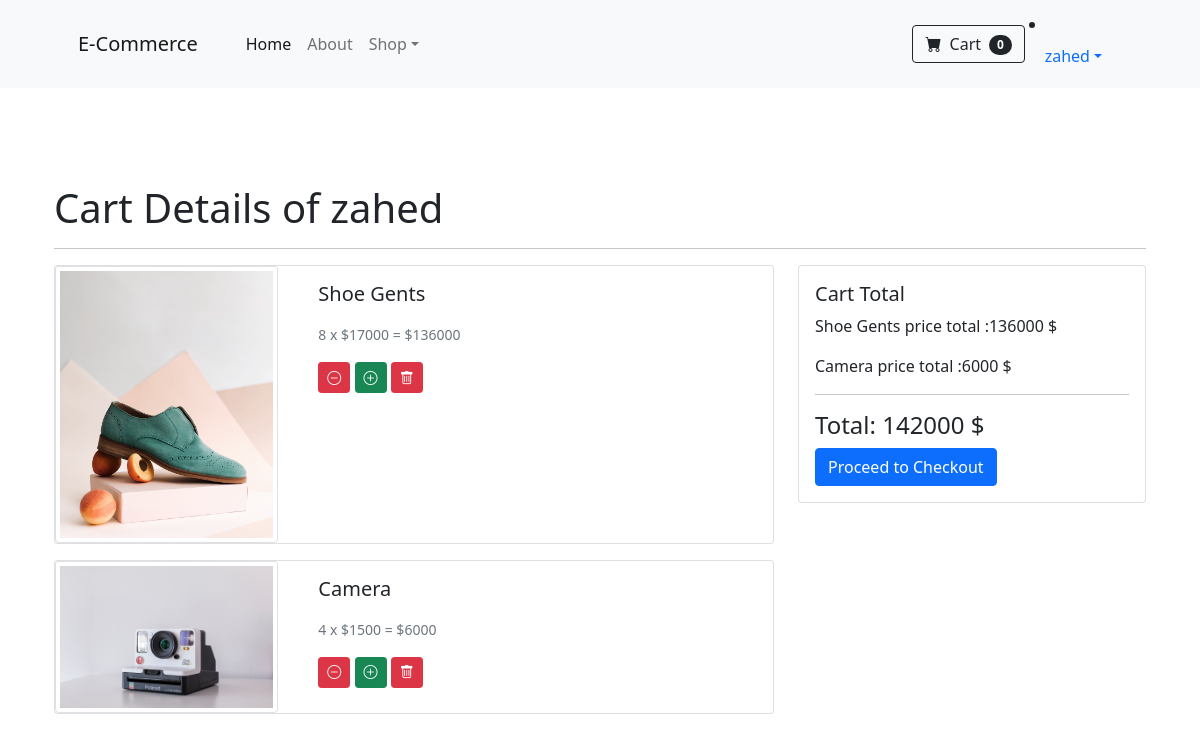
The app's page /cart/ (signed in) with its own data.
### cart/models.py (models this page shows, shortened)
class CartItem(models.Model):
    product = models.ForeignKey(Product, on_delete=models.CASCADE)
    quantity = models.IntegerField(default=1)
    def total_price(self):
        return self.product.price * self.quantity

### back/models.py (models this page shows, shortened)
class Product(models.Model):
    name = models.CharField(max_length=100)
    stock = models.IntegerField()
    price = models.IntegerField()
    color = models.CharField(max_length=100)
    image = models.ImageField(upload_to='images/product')

### cart/views.py (the view)
# urls.py: path('cart/', cart, name='cart'),
def cart(request):
    if request.user.is_authenticated:
        title = 'Cart | Details'
        try:
            cart = Cart.objects.get(user=request.user)
        except Cart.DoesNotExist:
            cart = Cart.objects.create(user=request.user)
        items = cart.items.all()
        user = request.user
        total = cart.total_price()
        return render(request, 'cart/cart.html', {'title': title, 'items': items, 'user': user, 'total': total})
    else:
        return redirect(reverse('user_login'))

### cart/models.py (called while the page is built)
    def total_price(self):
        total = 0
        for item in self.items.all():
            total += item.total_price()
        return total

### templates/cart/cart.html (shortened to what this page needs)
{% extends 'front/base.html' %}
{% load mathfilters  %}
{% block front-main %}
<div class="container">
    <div class="row">
      <div class="col-12">
        <h1>Cart Details of {{ user }}</h1>
        <hr>
      </div>
    </div>
    <div class="row">
      <div class="col-md-8">
        {% for item in items %}
        <div class="card mb-3">
          <div class="row no-gutters">
            <div class="col-md-4">
              <img src="{{ item.product.image.url }}" class="card-img-top img-thumbnail h-100" alt="{{ item.product.name }}" >
            </div>
            <div class="col-md-8">
              <div class="card-body">
                <h5 class="card-title">{{ item.product.name }}</h5>
                <p class="card-text"><small class="text-muted">{{ item.quantity }} x ${{ item.product.price }} = ${{ item.product.price|mul:item.quantity }}</small></p>
                <a type="submit" href="{% url 'decrease_quantity' item.product.id %}" class="btn btn-danger btn-sm"><i class="bi bi-dash-circle"></i></a>
                <a type="submit" href="{% url 'increase_quantity' item.product.id %}" class="btn btn-success btn-sm"><i class="bi bi-plus-circle"></i></a>
                <a href="{% url 'remove_from_cart' item.product.id %}"class="btn btn-danger btn-sm"><i class="bi bi-trash"></i></a>
              </div>
            </div>
          </div>
        </div>
        {% endfor %}
      </div>
      <div class="col-md-4">
        <div class="card">
          <div class="card-body">
            <h5 class="card-title">Cart Total</h5>
            {% for item in items %}
                {% with subtotal=item.product.price|mul:item.quantity %}
                <p class="card-text">
                    {{ item.product.name }} price total :{{ subtotal }} $
                </p>
                {% endwith %}
            {% endfor %}
            <hr>
            <h4 class="card-title">Total: {{ total }} $</h4>
            <a href="" class="btn btn-primary btn-block">Proceed to Checkout</a>
          </div>
        </div>
      </div>
    </div>
  </div>
{% endblock front-main %}

### templates/front/base.html (shortened to what this page needs)
<!DOCTYPE html>
<html lang="en">
  {% include 'front/includes/head.html' %}
  <body>
    {% include 'front/components/nav.html' %}
    {% include 'front/components/header.html' %}
    {% block front-main %}
    {% endblock front-main %}
  </body>
</html>

### templates/front/includes/head.html (shortened to what this page needs)
{% load static %}
<head>
  <link
    href="https://cdn.jsdelivr.net/npm/bootstrap-icons@1.5.0/font/bootstrap-icons.css"
    rel="stylesheet"
  />
  <link
    href="https://cdn.jsdelivr.net/npm/bootstrap@5.3.0-alpha1/dist/css/bootstrap.min.css"
    rel="stylesheet"
  />
  <link rel="stylesheet" href="https://cdnjs.cloudflare.com/ajax/libs/font-awesome/5.15.2/css/all.min.css" />
  <link href="{% static 'css/styles.css' %}" rel="stylesheet" />
</head>

### templates/front/components/nav.html (shortened to what this page needs)
<nav class="navbar navbar-expand-lg navbar-light bg-light">
    <div class="container px-4 px-lg-5">
        <a class="navbar-brand" href="#!">E-Commerce</a>
        <div class="collapse navbar-collapse" id="navbarSupportedContent">
            <ul class="navbar-nav me-auto mb-2 mb-lg-0 ms-lg-4">
                <li class="nav-item"><a class="nav-link active" aria-current="page" href="#!">Home</a></li>
                <li class="nav-item"><a class="nav-link" href="#!">About</a></li>
                <li class="nav-item dropdown">
                    <a class="nav-link dropdown-toggle" id="navbarDropdown" href="#" role="button"
                        data-bs-toggle="dropdown" aria-expanded="false">Shop</a>
                </li>
            </ul>
            <form class="d-flex">
                <button class="btn btn-outline-dark" type="submit">
                    <i class="bi-cart-fill me-1"></i>
                    Cart
                    <span class="badge bg-dark text-white ms-1 rounded-pill">0</span>
                </button>
            </form>
            {% if user.is_authenticated %}
            <li class="nav-item dropdown p-1">
                <a class="nav-link dropdown-toggle" id="navbarDropdown" href="#" role="button"
                    data-bs-toggle="dropdown" aria-expanded="false">{{ user.get_full_name|default:user.username }}</a>
            </li>
            {% endif %}
        </div>
    </div>
</nav>

### templates/front/components/header.html (shortened to what this page needs)
<header>
    <div class="container px-4 px-lg-5 my-5">
        <div id="myCarousel" class="carousel slide" data-bs-ride="true">
            <button class="carousel-control-prev" type="button" data-bs-target="#myCarousel" data-bs-slide="prev">
                <span class="carousel-control-prev-icon" aria-hidden="true"></span>
            </button>
            <button class="carousel-control-next" type="button" data-bs-target="#myCarousel" data-bs-slide="next">
                <span class="carousel-control-next-icon" aria-hidden="true"></span>
            </button>
        </div>
    </div>
</header>

### templates/front/includes/script.html (shortened to what this page needs)
{% load static %}

### records on screen
CartItem: product.image (picture), product.name "Shoe Gents", quantity "8", product.price "17000", product.price|mul "136000", product "136000"
CartItem: product.image (picture), product.name "Camera", quantity "4", product.price "1500", product.price|mul "6000", product "6000"

### other values on screen
{{ user.get_full_name|default:user.username }} "zahed"
{{ user }} "zahed"
{{ total }} "142000"
